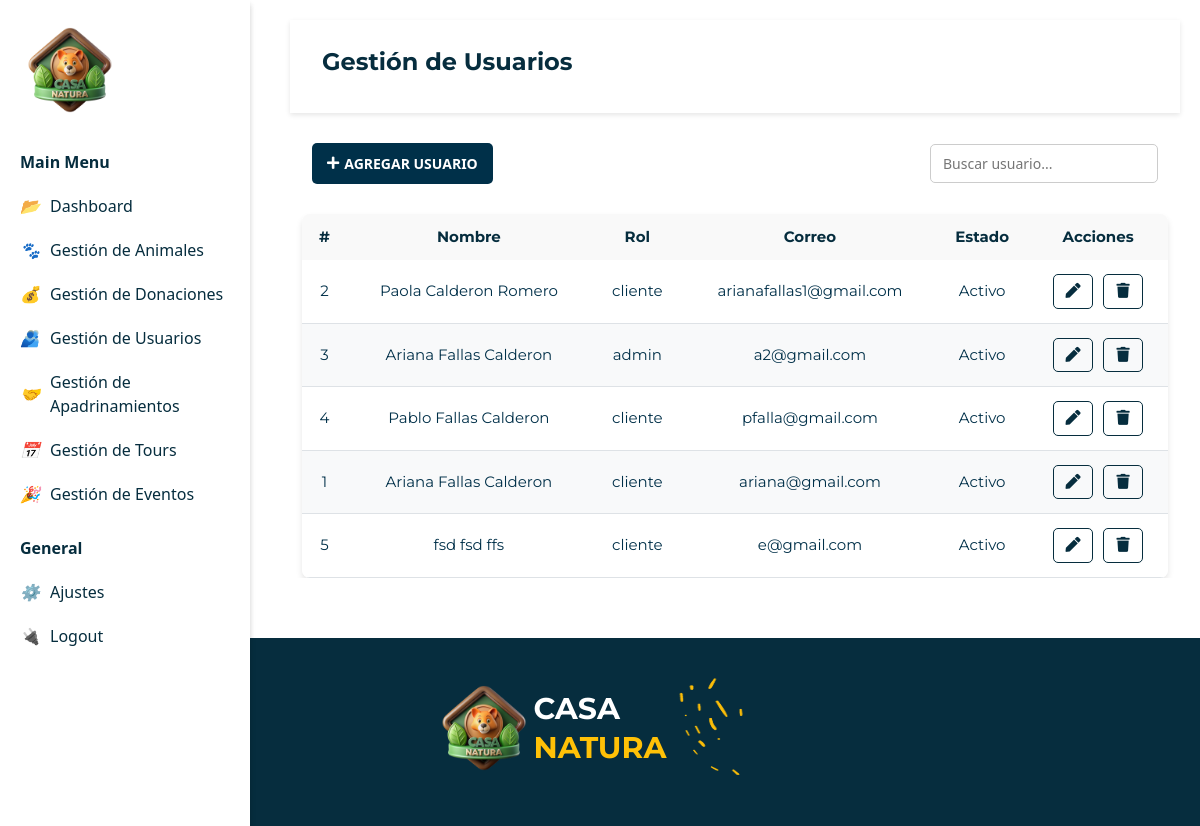
The app's page /gestionUsuarios.php with its own data.
### tables this page shows
CREATE TABLE `roles` (
  `ID_Rol` int(10) NOT NULL,
  `Rol` varchar(15) NOT NULL,
  `ID_Usuario` int(10) NOT NULL
);

CREATE TABLE `usuario` (
  `ID_Usuario` int(10) NOT NULL,
  `Nombre` varchar(15) NOT NULL,
  `Password` varchar(250) NOT NULL,
  `Apellido1` varchar(15) NOT NULL,
  `Apellido2` varchar(15) NOT NULL,
  `Correo` varchar(50) NOT NULL,
  `Telefono` int(40) DEFAULT NULL,
  `Estado` varchar(10) NOT NULL
);

### gestionUsuarios.php (the view, shortened to what this page needs)
<!DOCTYPE html>
<html lang="es">
<head>
    <link href="https://cdnjs.cloudflare.com/ajax/libs/font-awesome/5.15.4/css/all.min.css" rel="stylesheet">
    <link rel="stylesheet" href="./css/style.css">
    <link rel="stylesheet" href="https://cdn.jsdelivr.net/npm/bootstrap@4.3.1/dist/css/bootstrap.min.css">
    <link href="https://cdn.jsdelivr.net/npm/bootstrap@5.3.0-alpha3/dist/css/bootstrap.min.css" rel="stylesheet">
</head>
<body>
    <?php
    include("sidebar.php");
    echo $sidebarAdmin2;
    ?>
    <?php
    include("sidebar.php");
    echo $sidebarAdmin2;
    include("actions/conexion.php");
    ?>
    <main>
        <div class="viewport">
            <div class="content">
                <nav class="navbar ">
                    <div class="container-fluid">
                        <h2 class="titulo">Gestión de Usuarios</h2>
                    </div>
                </nav>
                <div class="container contenedor-tabla">
                    <div class="fila-header">
                        <div class="boton-agregar">
                            <a class="btn-agregar" href="agregarUsuario.php">
                                <i class="fas fa-plus icono-agregar"></i> AGREGAR USUARIO
                            </a>
                        </div>
                        <div class="buscador">
                            <div class="input-grupo">
                                <input type="text" class="campo-buscar" placeholder="Buscar usuario...">
                            </div>
                        </div>
                    </div>
                    <table class="tabla text-center">
                        <tr>
                            <th>#</th>
                            <th>Nombre</th>
                            <th>Rol</th>
                            <th>Correo</th>
                            <th>Estado</th>
                            <th>Acciones</th>
                        </tr>
                        <tbody>
                            <?php
                            $sqlUsuarios = "SELECT a.ID_Usuario,CONCAT( a.Nombre,' ', a.Apellido1,' ', a.Apellido2) as NombreCompleto, a.Correo, a.Estado, b.Rol
                            FROM usuario a
                            INNER JOIN roles b
                            ON a.ID_Usuario = b.ID_Usuario";
                            $resultadoUsuarios = $conn->query($sqlUsuarios);
                            if ($resultadoUsuarios->num_rows > 0) {
                                while ($fila = $resultadoUsuarios->fetch_assoc()) {
                                    echo "<tr>";
                                    echo "<td>" . htmlspecialchars($fila['ID_Usuario']) . "</td>";
                                    echo "<td>" . htmlspecialchars($fila['NombreCompleto']) . "</td>";
                                    echo "<td>" . htmlspecialchars($fila['Rol']) . "</td>";
                                    echo "<td>" . htmlspecialchars($fila['Correo']) . "</td>";
                                    echo "<td>" . htmlspecialchars($fila['Estado']) . "</td>";
                                    echo "<td class='actions'>";
                                    echo "<a href='editarUsuario.php?id=" . $fila['ID_Usuario'] . "' class='edit'><i class='fas fa-pen'></i></a>";
                                    echo "<button class='delete' id='eliminarUsuario' data-id='" . $fila['ID_Usuario'] . "'>
            <i class='fas fa-trash'></i>
        </button>";
                                    echo "</td>";
                                    echo "</tr>";
                                }
                            } else {
                                echo "<tr><td colspan='4'>No se encontraron usuarios</td></tr>";
                            }
                            ?>
                        </tbody>
                    </table>
                </div>
            </div>
        </div>
</main>
    <?php
    include("sidebar.php");
    echo $footerAdmin;
    ?>
</body>
</html>

### css/style.css (style rules this page uses)
body { font-family: 'Montserrat', sans-serif; margin: 0; display: flex; flex-direction: column; padding: 0; box-sizing: border-box; font-weight: bold; min-height: 100vh; }
main { flex: 1; }
.navbar { display: flex; align-items: baseline; justify-content: space-between; padding: 10px 20px; background-color: #fff; box-shadow: 0 2px 5px rgba(0, 0, 0, 0.1); font-family: 'Montserrat', sans-serif; font-weight: bold; }
.content { margin-left: 270px; padding: 20px; }
input, textarea { margin-bottom: 15px; padding: 10px; border-radius: 5px; border: 1px solid #ddd; width: 100%; }
button { color: white; padding: 10px 20px; border: none; border-radius: 5px; cursor: pointer; width: 100%; }
.container { justify-items: center; }
input, select, button { width: 100%; margin-bottom: 15px; padding: 8px; border-radius: 3px; border: 1px solid #ccc; }
.viewport { box-sizing: border-box; max-width: 100%; transition: all 0.5s ease; }
.content { position: relative; margin-right: 0; }
.titulo { color:#062D3E; font-weight:bold; padding:20px; font-family: "Montserrat", Arial, sans-serif; }
table { color:#062D3E; width: 100%; border-collapse:collapse; }
th { background-color: #f9f9f9; }
td { font-weight: 200; }
th, td { color:#062D3E; padding:12px; text-align:left; }
.actions { display: flex; gap: 10px; }
.actions button { background-color: transparent; border: none; cursor: pointer; }
.actions .edit { color:#062D3E; border: 0.5px solid; border-radius:5px; padding:5px; width: 40px; }
.actions .delete { color:#062D3E; border: 0.5px solid; border-radius:5px; padding:5px; width: 40px; }
body { font-family: Arial, sans-serif; margin: 0; padding: 0; }
.titulo { font-size: 24px; font-weight: bold; text-align: center; }
.fila-header { display: flex; width: 100%; justify-content: space-between; align-items: center; margin-bottom: 20px; padding: 10px; }
.boton-agregar { flex-shrink: 0; }
.btn-agregar { display: flex; align-items: center; background-color: #003049; color: white; text-decoration: none; padding: 10px 15px; border-radius: 5px; font-size: 14px; font-weight: bold; transition: background-color 0.3s ease; }
.icono-agregar { margin-right: 5px; }
.buscador { flex-grow: 1; display: flex; justify-content: flex-end; }
.input-grupo input { width: 100%; max-width: 300px; padding: 8px 12px; border: 1px solid #ccc; border-radius: 5px; font-size: 14px; }
.contenedor-tabla { overflow-x: auto; margin-top: 20px; }
.tabla { width: 100%; border-collapse: separate; border-spacing: 0; background-color: #ffffff; box-shadow: 0px 4px 6px rgba(0, 0, 0, 0.1); border-radius: 8px; overflow: hidden; font-family: "Montserrat", Arial, sans-serif; font-size: 15px; color: #003049; }
.tabla td { transition: background-color 0.3s ease; color: #003049; font-weight:400; text-align: center; }
.tabla tbody tr:nth-child(even) { background-color: #f8f9fa; }
.tabla tbody tr:nth-child(odd) { background-color: #ffffff; }
.tabla tbody td { padding: 14px; border-bottom: 1px solid #dee2e6; }
.tabla tbody td.actions { text-align: center; display: flex; justify-content: center; gap: 10px; }

### records on screen
roles: ID_Usuario.ID_Usuario "2", NombreCompleto "Paola Calderon Romero", Rol "cliente", ID_Usuario.Correo "arianafallas1@gmail.com", ID_Usuario.Estado "Activo"
roles: ID_Usuario.ID_Usuario "3", NombreCompleto "Ariana Fallas Calderon", Rol "admin", ID_Usuario.Correo "a2@gmail.com", ID_Usuario.Estado "Activo"
roles: ID_Usuario.ID_Usuario "4", NombreCompleto "Pablo Fallas Calderon", Rol "cliente", ID_Usuario.Correo "pfalla@gmail.com", ID_Usuario.Estado "Activo"
roles: ID_Usuario.ID_Usuario "1", NombreCompleto "Ariana Fallas Calderon", Rol "cliente", ID_Usuario.Correo "ariana@gmail.com", ID_Usuario.Estado "Activo"
roles: ID_Usuario.ID_Usuario "5", NombreCompleto "fsd fsd ffs", Rol "cliente", ID_Usuario.Correo "e@gmail.com", ID_Usuario.Estado "Activo"
